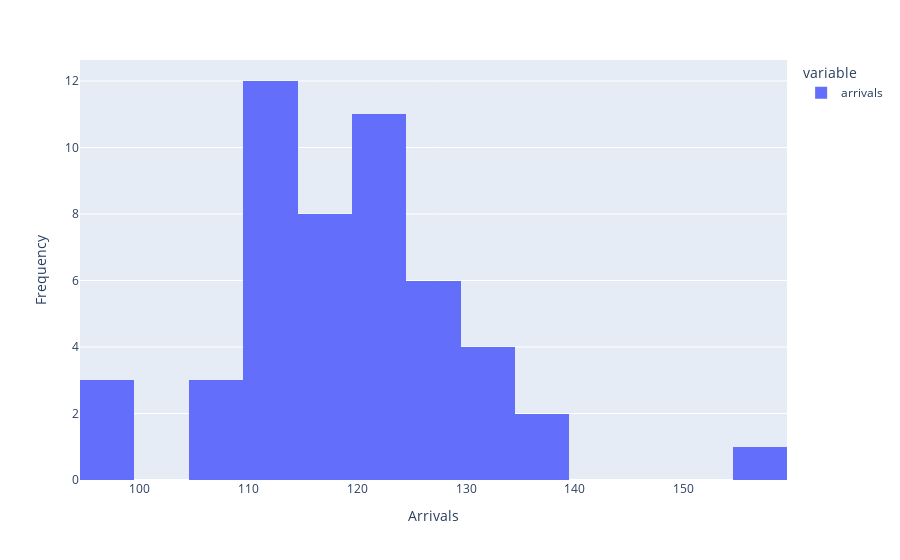
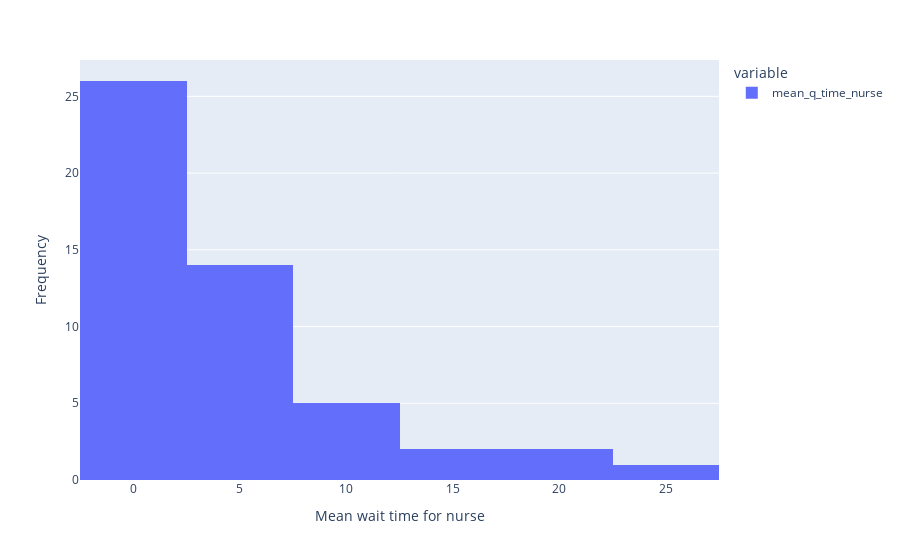
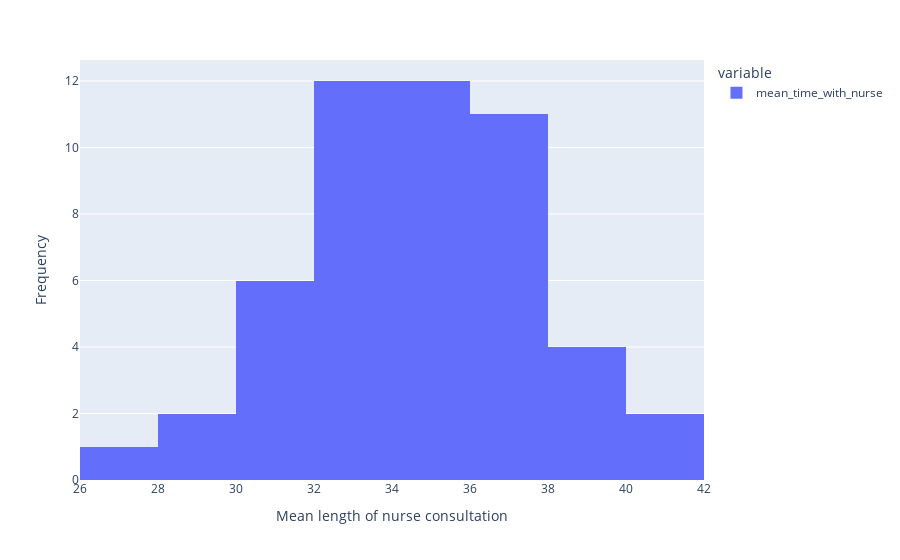
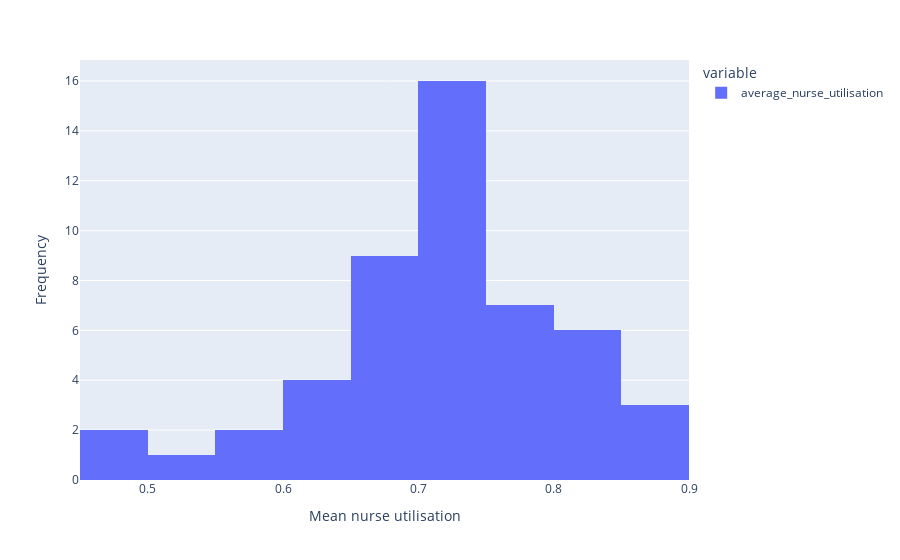

Source (notebook cell) for these figures, in order:
### Code cell
def plot_results_spread(column, x_label, y_label='Frequency'):
    """
    Plot spread of results from across replications, for chosen column.

    Arguments:
        column (str):
            Name of column to plot.
        x_label (str):
            X axis label.
        y_label (str):
            Y axis label
    """
    fig = px.histogram(trial.trial_results_df[column])
    fig.update_layout(
        xaxis_title=x_label,
        yaxis_title=y_label
    )
    fig.show()


plot_results_spread('arrivals', 'Arrivals')
plot_results_spread('mean_q_time_nurse', 'Mean wait time for nurse')
plot_results_spread('mean_time_with_nurse', 'Mean length of nurse consultation')
plot_results_spread('average_nurse_utilisation', 'Mean nurse utilisation')

### Figure 1 — Plotly figure (JSON) as saved in the notebook; plotly's stock layout.template omitted (floating-point values rounded to 4 significant figures)
{"data": [{"alignmentgroup": "True", "bingroup": "x", "hovertemplate": "variable=arrivals<br>value=%{x}<br>count=%{y}<extra></extra>", "legendgroup": "arrivals", "marker": {"color": "#636efa", "pattern": {"shape": ""}}, "name": "arrivals", "offsetgroup": "arrivals", "orientation": "v", "showlegend": true, "type": "histogram", "x": [115, 118, 115, 126, 124, 131, 122, 95, 120, 129, 126, 118, 135, 127, 117, 114, 112, 107, 121, 98, 116, 133, 127, 113, 114, 125, 122, 114, 105, 111, 112, 107, 99, 110, 137, 123, 124, 121, 114, 111, 123, 116, 124, 157, 133, 118, 131, 113, 120, 113], "xaxis": "x", "yaxis": "y"}], "layout": {"barmode": "relative", "legend": {"title": {"text": "variable"}, "tracegroupgap": 0}, "margin": {"t": 60}, "xaxis": {"anchor": "y", "domain": [0, 1], "title": {"text": "Arrivals"}}, "yaxis": {"anchor": "x", "domain": [0, 1], "title": {"text": "Frequency"}}}}

### Figure 2 — Plotly figure (JSON) as saved in the notebook; plotly's stock layout.template omitted (floating-point values rounded to 4 significant figures)
{"data": [{"alignmentgroup": "True", "bingroup": "x", "hovertemplate": "variable=mean_q_time_nurse<br>value=%{x}<br>count=%{y}<extra></extra>", "legendgroup": "mean_q_time_nurse", "marker": {"color": "#636efa", "pattern": {"shape": ""}}, "name": "mean_q_time_nurse", "offsetgroup": "mean_q_time_nurse", "orientation": "v", "showlegend": true, "type": "histogram", "x": [0.2608, 4.668, 5.412, 2.886, 19.92, 3.86, 2.164, 0.5555, 2.757, 9.286, 1.681, 0.3555, 5.396, 2.729, 2.155, 0.605, 2.474, 0.5829, 0.1552, 0.3047, 1.163, 10.02, 3.295, 1.828, 8.375, 2.371, 7.305, 3.097, 0.2045, 1.528, 1.946, 0.7734, 0.04207, 1.276, 17.71, 4.857, 12.61, 0.686, 0.1997, 1.391, 0.1075, 4.891, 23.3, 9.978, 6.457, 6.793, 14.05, 1.215, 8.342, 2.329], "xaxis": "x", "yaxis": "y"}], "layout": {"barmode": "relative", "legend": {"title": {"text": "variable"}, "tracegroupgap": 0}, "margin": {"t": 60}, "xaxis": {"anchor": "y", "domain": [0, 1], "title": {"text": "Mean wait time for nurse"}}, "yaxis": {"anchor": "x", "domain": [0, 1], "title": {"text": "Frequency"}}}}

### Figure 3 — Plotly figure (JSON) as saved in the notebook; plotly's stock layout.template omitted (floating-point values rounded to 4 significant figures)
{"data": [{"alignmentgroup": "True", "bingroup": "x", "hovertemplate": "variable=mean_time_with_nurse<br>value=%{x}<br>count=%{y}<extra></extra>", "legendgroup": "mean_time_with_nurse", "marker": {"color": "#636efa", "pattern": {"shape": ""}}, "name": "mean_time_with_nurse", "offsetgroup": "mean_time_with_nurse", "orientation": "v", "showlegend": true, "type": "histogram", "x": [34.42, 35.38, 37.16, 33.43, 41.31, 35.42, 36.23, 27.14, 34.29, 36.8, 34.32, 33.73, 32.59, 34.32, 30.57, 32.83, 33.66, 35.69, 29.1, 30.78, 32.2, 34.7, 37.44, 33.59, 37.72, 37.08, 35.94, 40.93, 37.55, 36.92, 39.14, 34.63, 30.34, 39.08, 35.63, 33.22, 33.27, 33.24, 31.43, 38.49, 28.12, 31.5, 39.7, 32.55, 31.05, 36.85, 33.51, 36.05, 36.26, 35.2], "xaxis": "x", "yaxis": "y"}], "layout": {"barmode": "relative", "legend": {"title": {"text": "variable"}, "tracegroupgap": 0}, "margin": {"t": 60}, "xaxis": {"anchor": "y", "domain": [0, 1], "title": {"text": "Mean length of nurse consultation"}}, "yaxis": {"anchor": "x", "domain": [0, 1], "title": {"text": "Frequency"}}}}

### Figure 4 — Plotly figure (JSON) as saved in the notebook; plotly's stock layout.template omitted (floating-point values rounded to 4 significant figures)
{"data": [{"alignmentgroup": "True", "bingroup": "x", "hovertemplate": "variable=average_nurse_utilisation<br>value=%{x}<br>count=%{y}<extra></extra>", "legendgroup": "average_nurse_utilisation", "marker": {"color": "#636efa", "pattern": {"shape": ""}}, "name": "average_nurse_utilisation", "offsetgroup": "average_nurse_utilisation", "orientation": "v", "showlegend": true, "type": "histogram", "x": [0.7156, 0.681, 0.7248, 0.715, 0.8623, 0.8252, 0.751, 0.4616, 0.6952, 0.8599, 0.7375, 0.6553, 0.707, 0.7397, 0.6027, 0.6889, 0.6438, 0.6694, 0.598, 0.4993, 0.6599, 0.7775, 0.8364, 0.6719, 0.7474, 0.8208, 0.7901, 0.7878, 0.6836, 0.7161, 0.7444, 0.6676, 0.5394, 0.7353, 0.8247, 0.7243, 0.7414, 0.7001, 0.6271, 0.7653, 0.6281, 0.5537, 0.8336, 0.8768, 0.7345, 0.7703, 0.8025, 0.7294, 0.7829, 0.706], "xaxis": "x", "yaxis": "y"}], "layout": {"barmode": "relative", "legend": {"title": {"text": "variable"}, "tracegroupgap": 0}, "margin": {"t": 60}, "xaxis": {"anchor": "y", "domain": [0, 1], "title": {"text": "Mean nurse utilisation"}}, "yaxis": {"anchor": "x", "domain": [0, 1], "title": {"text": "Frequency"}}}}
